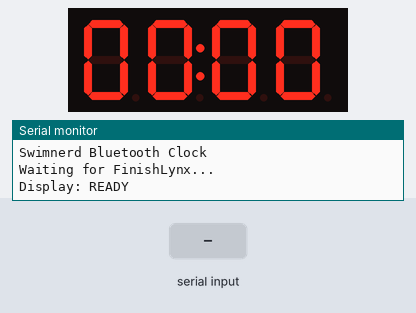
Bench run of a sketch on a simulated STM32 Blue Pill. Parts: 4-digit seven-segment display, the last lines printed to the serial monitor. Inputs (shaded band) come from the test bench.

Above: at 1.2 s.
1.3 s: "CLR\n" received over the second serial link
At 2.5 s:
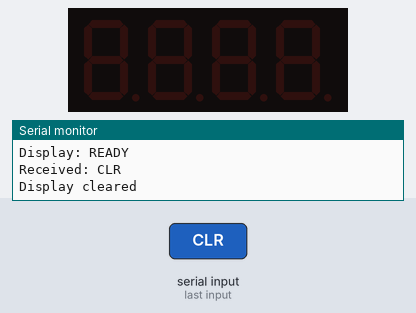
2.8 s: "90,45,200\n" received over the second serial link
At 3.9 s:
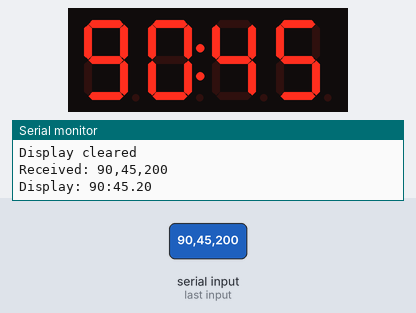
4.3 s: "READY\n" received over the second serial link
At 5.0 s:
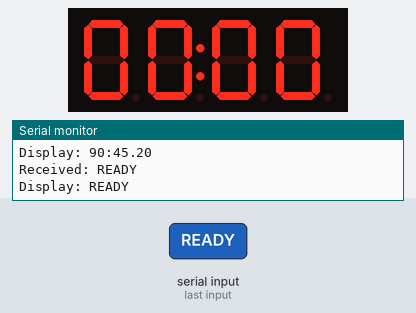
Timing chart, 0 to 7.3 s (numbered marks = the images above; inputs shaded):
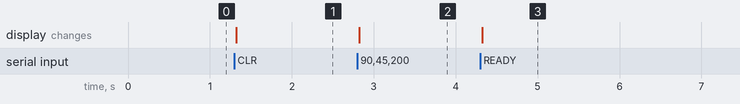

The sketch:

stm32_bluetooth_clock.ino
```cpp
// (licence header left out)
#include <SPI.h>

// Display driver - adjust for your hardware
// Uncomment ONE of these based on your display:
// #define USE_MAX7219
#define USE_TM1637

#ifdef USE_MAX7219
  #include <LedControl.h>
  LedControl lc = LedControl(PA7, PA5, PA4, 1); // DIN, CLK, CS, num devices
#endif

#ifdef USE_TM1637
  #include <TM1637Display.h>
  #define CLK_PIN PA5
  #define DIO_PIN PA7
  TM1637Display display(CLK_PIN, DIO_PIN);
#endif

// Bluetooth serial (USART1)
HardwareSerial bluetooth(USART1);

// Display buffer
char displayBuffer[10];
String timeString = "";

void setup() {
  // Initialize Bluetooth serial at 9600 baud
  bluetooth.begin(9600);

  // Initialize debug serial (optional - USB)
  Serial.begin(115200);
  Serial.println("Swimnerd Bluetooth Clock");
  Serial.println("Waiting for FinishLynx...");

  // Initialize display
  #ifdef USE_MAX7219
    lc.shutdown(0, false);       // Wake up display
    lc.setIntensity(0, 8);       // Set brightness (0-15)
    lc.clearDisplay(0);          // Clear display
  #endif

  #ifdef USE_TM1637
    display.setBrightness(0x0f); // Max brightness
    display.clear();
  #endif

  // Show "READY" on startup
  showReady();
}

void loop() {
  // Read incoming data from Bluetooth
  while (bluetooth.available()) {
    char c = bluetooth.read();

    if (c == '\n') {
      // End of message - process it
      processTimeString(timeString);
      timeString = "";
    } else {
      // Build message
      timeString += c;
    }
  }
}

void processTimeString(String msg) {
  Serial.print("Received: ");
  Serial.println(msg);

  // Check for special commands
  if (msg == "CLR") {
    clearDisplay();
    return;
  }

  if (msg == "READY") {
    showReady();
    return;
  }

  // Parse time string: "MM:SS.HH"
  // Example: "01:23.45"
  if (msg.length() >= 8) {
    int mm = msg.substring(0, 2).toInt();
    int ss = msg.substring(3, 5).toInt();
    int hh = msg.substring(6, 8).toInt();

    displayTime(mm, ss, hh);
  }
}

void displayTime(int minutes, int seconds, int hundredths) {
  #ifdef USE_MAX7219
    // Display on MAX7219 (6 digits, right-to-left)
    lc.setDigit(0, 0, hundredths % 10, false);        // Digit 0: hundredths ones
    lc.setDigit(0, 1, hundredths / 10, true);         // Digit 1: hundredths tens (with decimal point)
    lc.setDigit(0, 2, seconds % 10, false);           // Digit 2: seconds ones
    lc.setDigit(0, 3, seconds / 10, true);            // Digit 3: seconds tens (with colon)
    lc.setDigit(0, 4, minutes % 10, false);           // Digit 4: minutes ones
    lc.setDigit(0, 5, minutes / 10, false);           // Digit 5: minutes tens
  #endif

  #ifdef USE_TM1637
    // Display on TM1637 (4 or 6 digit module)
    // Format: MM:SS for 4-digit, MM:SS.HH for 6-digit

    // For 4-digit display (show MM:SS only):
    uint8_t data[] = {
      display.encodeDigit(minutes / 10),
      display.encodeDigit(minutes % 10),
      display.encodeDigit(seconds / 10),
      display.encodeDigit(seconds % 10)
    };
    data[1] |= 0x80; // Add colon between MM and SS
    display.setSegments(data);

    // For 6-digit display, you'd add hundredths:
    // (Requires TM1637 library that supports 6 digits)
  #endif

  Serial.print("Display: ");
  Serial.print(minutes);
  Serial.print(":");
  if (seconds < 10) Serial.print("0");
  Serial.print(seconds);
  Serial.print(".");
  if (hundredths < 10) Serial.print("0");
  Serial.println(hundredths);
}

void clearDisplay() {
  #ifdef USE_MAX7219
    lc.clearDisplay(0);
  #endif

  #ifdef USE_TM1637
    display.clear();
  #endif

  Serial.println("Display cleared");
}

void showReady() {
  #ifdef USE_MAX7219
    // Show "READY" pattern (or just clear with some segments)
    lc.setChar(0, 5, 'r', false);
    lc.setChar(0, 4, 'E', false);
    lc.setChar(0, 3, 'A', false);
    lc.setChar(0, 2, 'd', false);
    lc.setChar(0, 1, 'y', false);
    lc.setChar(0, 0, ' ', false);
  #endif

  #ifdef USE_TM1637
    // Show "00:00" as ready state
    uint8_t data[] = {0x3f, 0x3f, 0x3f, 0x3f}; // All zeros
    data[1] |= 0x80; // Add colon
    display.setSegments(data);
  #endif

  Serial.println("Display: READY");
}
```

Measured:
- after the input at 1.3 s, the display: changes at once (image 1)
- after the input at 2.8 s, the display: changes at once (image 2)
- after the input at 4.3 s, the display: changes at once (image 3)
